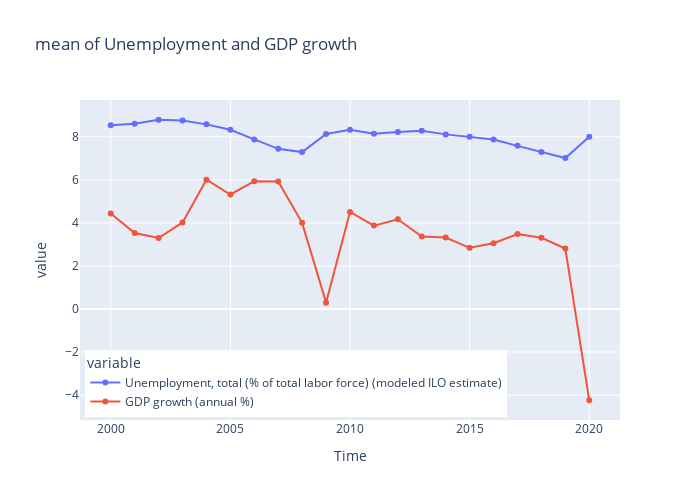

Here is the notebook cell this chart was saved with:
### Markdown cell above
### Đơn biến

### Code cell
# Visualization so sánh giữa tỷ lệ thất nghiệp và tốc độ tăng trưởng GDP trên toàn thế giới
fig=px.line(data[['Time','GDP growth (annual %)','Unemployment, total (% of total labor force) (modeled ILO estimate)']].groupby(['Time'],as_index=False).mean(),x='Time',y=['Unemployment, total (% of total labor force) (modeled ILO estimate)','GDP growth (annual %)'],markers=True,title='mean of Unemployment and GDP growth',width=700, height=500)

fig.update_layout(legend=dict(
    yanchor="bottom",
    y=0.01,
    xanchor="left",
    x=0.01
))

#fig.update_layout(
#    margin=dict(l=20, r=20, t=30, b=20),
#    paper_bgcolor="LightSteelBlue",
#)

# fig.show()

### Figure 1 — Plotly figure (JSON) as saved in the notebook; plotly's stock layout.template omitted (floating-point values rounded to 4 significant figures)
{"data": [{"hovertemplate": "variable=Unemployment, total (% of total labor force) (modeled ILO estimate)<br>Time=%{x}<br>value=%{y}<extra></extra>", "legendgroup": "Unemployment, total (% of total labor force) (modeled ILO estimate)", "line": {"color": "#636efa", "dash": "solid"}, "marker": {"symbol": "circle"}, "mode": "markers+lines", "name": "Unemployment, total (% of total labor force) (modeled ILO estimate)", "orientation": "v", "showlegend": true, "type": "scatter", "x": [2000, 2001, 2002, 2003, 2004, 2005, 2006, 2007, 2008, 2009, 2010, 2011, 2012, 2013, 2014, 2015, 2016, 2017, 2018, 2019, 2020], "xaxis": "x", "y": [8.534, 8.606, 8.791, 8.757, 8.576, 8.323, 7.876, 7.438, 7.289, 8.129, 8.329, 8.146, 8.22, 8.275, 8.111, 7.999, 7.871, 7.578, 7.299, 7.012, 7.999], "yaxis": "y"}, {"hovertemplate": "variable=GDP growth (annual %)<br>Time=%{x}<br>value=%{y}<extra></extra>", "legendgroup": "GDP growth (annual %)", "line": {"color": "#EF553B", "dash": "solid"}, "marker": {"symbol": "circle"}, "mode": "markers+lines", "name": "GDP growth (annual %)", "orientation": "v", "showlegend": true, "type": "scatter", "x": [2000, 2001, 2002, 2003, 2004, 2005, 2006, 2007, 2008, 2009, 2010, 2011, 2012, 2013, 2014, 2015, 2016, 2017, 2018, 2019, 2020], "xaxis": "x", "y": [4.432, 3.529, 3.298, 4.02, 6.005, 5.32, 5.936, 5.919, 4.001, 0.2941, 4.508, 3.873, 4.168, 3.367, 3.317, 2.842, 3.054, 3.479, 3.309, 2.807, -4.239], "yaxis": "y"}], "layout": {"height": 500, "legend": {"title": {"text": "variable"}, "tracegroupgap": 0, "x": 0.01, "xanchor": "left", "y": 0.01, "yanchor": "bottom"}, "title": {"text": "mean of Unemployment and GDP growth"}, "width": 700, "xaxis": {"anchor": "y", "domain": [0, 1], "title": {"text": "Time"}}, "yaxis": {"anchor": "x", "domain": [0, 1], "title": {"text": "value"}}}}
